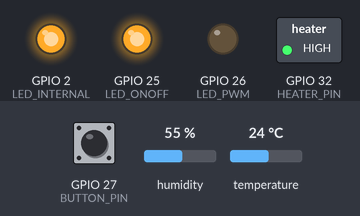
This sketch was run on a simulated ESP32. On the bench: switched loads named in the sketch (green lamp = pin HIGH), output pins drawn as LEDs (lit = HIGH). Inputs (shaded band) come from the test bench; at power-on: GPIO 27 (BUTTON_PIN) HIGH, temperature 24 °C, humidity 55 %. What the sketch prints to the serial monitor is not drawn.

Above: at 2.8 s.
2.9 s: GPIO 27 (BUTTON_PIN) pulled LOW for 2.35 s
At 4.8 s:
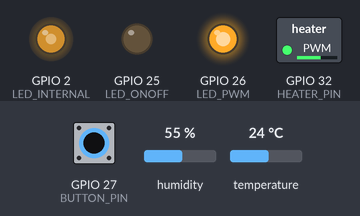
6.7 s: temperature set to 12 °C
At 8.6 s:
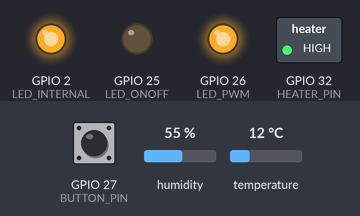
9.6 s: GPIO 27 (BUTTON_PIN) pulled LOW for 2.35 s
At 10.5 s:
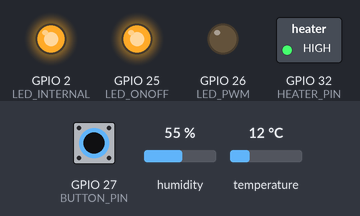
13.4 s: temperature set to 35 °C
16.1 s: temperature set to 38 °C
At 16.7 s:
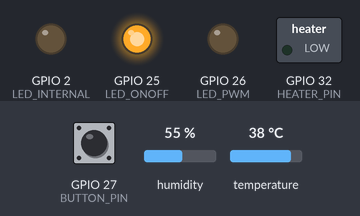
18.8 s: GPIO 27 (BUTTON_PIN) pulled LOW for 2.35 s
At 21.1 s:
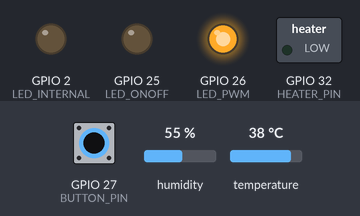
Timing chart, 0 to 22.6 s (numbered marks = the images above; inputs shaded):
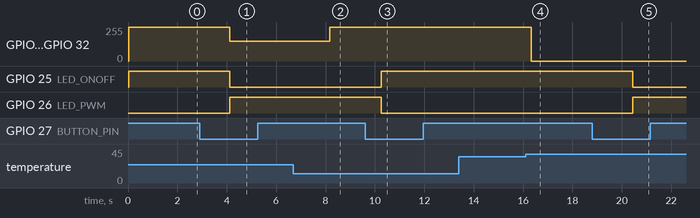

The sketch:

tempControl_Z__First_Order.ino
```cpp
// --------------------------------------------------------------------------------------------------
// ---------------- MÓDULO 2: Identificación y control de una planta de primer orden ----------------
// --------------------------------------------------------------------------------------------------

// **************************************************************************************************
/*
  Asignatura: Control
  Archivo: tempControl_Z__First_Order.ino
  Versión: 2.0
  Función: Define y ejecuta la función de lectura de temperatura del sensor DHT11.
  Autor: Diego Andrés García Díaz (@dagdmfc)
  Código: 2195533
  Fecha: 14/03/2025
*/
// **************************************************************************************************

#include <Arduino.h>
#include "dht11.h"   // Librería del sensor DHT11

// ----------------- CONFIGURACIÓN HEATER -----------------
#define HEATER_PIN 32
#define LED_INTERNAL 2

// ----------------- INDICADORES Y PULSADOR -----------------
#define LED_ONOFF 25
#define LED_PWM   26
#define BUTTON_PIN 27

// ----------------- PWM (ESP32) -----------------
const int PWM_CHANNEL = 0;
const int PWM_FREQ = 2000;
const int PWM_RESOLUTION = 12;
const int MAX_DUTY_CYCLE = ((int)(pow(2, PWM_RESOLUTION) - 1));

float temp;
float setpoint = 36.0;  // °C de referencia

// ----------------- VARIABLES DE CONTROL -----------------
bool modePWM = false;
bool lastButtonState = HIGH;

// ----------------- INICIALIZACIÓN PWM -----------------
void initPWM() {
  ledcAttachChannel(HEATER_PIN, PWM_FREQ, PWM_RESOLUTION, PWM_CHANNEL);
  ledcAttachChannel(LED_INTERNAL, PWM_FREQ, PWM_RESOLUTION, PWM_CHANNEL + 1);
}

// ----------------- CONTROL ON-OFF -----------------
void controlONOFF(float temp, float T_ref, float hysteresis = 0.5) {
  if (temp < T_ref - hysteresis) {
    digitalWrite(HEATER_PIN, HIGH);
    digitalWrite(LED_INTERNAL, HIGH);
  } else if (temp > T_ref + hysteresis) {
    digitalWrite(HEATER_PIN, LOW);
    digitalWrite(LED_INTERNAL, LOW);
  }

  // Error instantáneo
  float error = T_ref - temp;
  Serial.printf("🔥 ON-OFF | Temp: %.1f°C | Setpoint: %.1f°C | Error: %.2f°C\n", temp, T_ref, error);
}

// ----------------- CONTROL PWM -----------------
void controlPWM(float temp, float T_ref) {
  float error = T_ref - temp;

  int duty = constrain((int)(error * 200), 0, MAX_DUTY_CYCLE);
  ledcWriteChannel(PWM_CHANNEL, duty);
  ledcWriteChannel(PWM_CHANNEL + 1, duty);

  Serial.printf("⚡ PWM | Temp: %.1f°C | Setpoint: %.1f°C | Error: %.2f°C | Duty: %d/%d (%.1f %%)\n",
                temp, T_ref, error, duty, MAX_DUTY_CYCLE, (duty / (float)MAX_DUTY_CYCLE) * 100);
}

// ----------------- CAMBIO DE MODO -----------------
void checkButton() {
  bool buttonState = digitalRead(BUTTON_PIN);

  if (buttonState == LOW && lastButtonState == HIGH) {
    delay(50); // antirrebote
    modePWM = !modePWM;
    Serial.printf("🔄 Modo cambiado → %s\n", modePWM ? "PWM" : "ON/OFF");
  }

  lastButtonState = buttonState;

  // LEDs indicadores de modo
  digitalWrite(LED_ONOFF, !modePWM);
  digitalWrite(LED_PWM, modePWM);
}

void setup() {
  Serial.begin(115200);
  dht.begin();

  pinMode(HEATER_PIN, OUTPUT);
  pinMode(LED_INTERNAL, OUTPUT);
  pinMode(LED_ONOFF, OUTPUT);
  pinMode(LED_PWM, OUTPUT);
  pinMode(BUTTON_PIN, INPUT_PULLUP);

  initPWM();

  Serial.println(">>> Sistema de control iniciado <<<");
}

void loop() {
  dataRead_DHT(&temp);
  checkButton();

  if (modePWM) {
    controlPWM(temp, setpoint);
  } else {
    controlONOFF(temp, setpoint);
  }

  delay(2000); // lectura cada 2 s
}
```

dht11.h
```cpp
// --------------------------------------------------------------------------------------------------
// ---------------- MÓDULO 2: Identificación y control de una planta de primer orden ----------------
// --------------------------------------------------------------------------------------------------

// **************************************************************************************************
/*
  Archivo: dht11.h
  Versión: 2.0
  Función: Define y ejecuta la función de lectura de temperatura y humedad del sensor DHT11.

  Autor: Diego Andrés García Díaz (@dagdmfc)
  Código: 2195533
  Fecha: 14/03/2025
*/
// **************************************************************************************************

// #pragma once

#include "DHT.h"      // Librería para el sensor DHT11 o DHT22

#define DHTPIN 4      // Pin para los datos del sensor DHT11
#define DHTTYPE DHT11 // Se define el sensor a usar DHT11 o DHT22

DHT dht(DHTPIN, DHTTYPE); // Se inicializa el sensor creando un objeto con el pin de datos y el tipo de sensor

// --------------------------- FUNCIÓN PRINCIPAL PARA LECTURA DE SENSOR -----------------------------
void dataRead_DHT(float* temp) {
  float t = dht.readTemperature(); // Lee temperatura en grados Celsius

  // Verifica si la lectura es válida; si no, reporta error y muestra en pantalla
  if (isnan(t)) {
    Serial.println("❌ ¡¡ERROR en la lectura del sensor!!"); // Notifica error en consola
    *temp = 0; // Devuelve 0 como valor de temperatura inválida (ERROR lectura sensor)
  } else {
    *temp = t; // Asigna la temperatura leída a la variable original
    Serial.printf("Temperatura: %.1f °C\n", t); // Imprime resultados en consola
  }
}
// *************************************************************************************************
```

Measured:
- the behaviour switches between 36 and 37 °C on temperature (found by bisection; images 3 and 4)
- after the input at 2.9 s, GPIO 2 (LED_INTERNAL), GPIO 32 (HEATER_PIN): 255/255 → 149/255 after 1.2 s; GPIO 25 (LED_ONOFF): HIGH → LOW after 1.2 s; GPIO 26 (LED_PWM): LOW → HIGH after 1.2 s
- after the input at 6.7 s, GPIO 2 (LED_INTERNAL), GPIO 32 (HEATER_PIN): 149/255 → 255/255 after 1.5 s
- after the input at 9.6 s, GPIO 25 (LED_ONOFF): LOW → HIGH after 0.66 s; GPIO 26 (LED_PWM): HIGH → LOW after 0.66 s
- after the input at 13.4 s, every drawn part: stays the same
- after the input at 16.1 s, GPIO 2 (LED_INTERNAL), GPIO 32 (HEATER_PIN): 255/255 → 0/255 after 0.23 s
- after the input at 18.8 s, GPIO 25 (LED_ONOFF): HIGH → LOW after 1.6 s; GPIO 26 (LED_PWM): LOW → HIGH after 1.6 s
